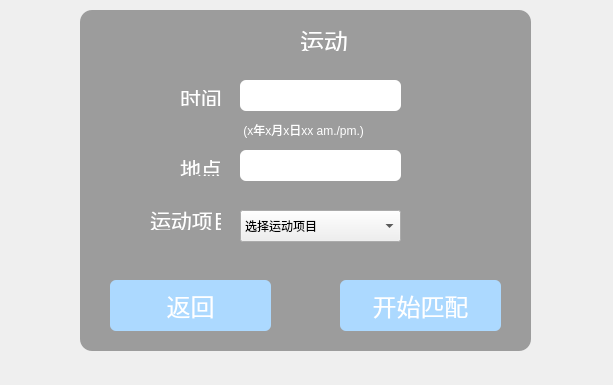
<?xml version="1.0" encoding="UTF-8"?>
<ui version="4.0">
 <class>sport</class>
 <widget class="QWidget" name="sport">
  <property name="geometry">
   <rect>
    <x>0</x>
    <y>0</y>
    <width>613</width>
    <height>385</height>
   </rect>
  </property>
  <property name="windowTitle">
   <string>Form</string>
  </property>
  <property name="styleSheet">
   <string notr="true">QFrame
{
	background-color: rgb(156, 156, 156);
     border-radius:12px;     
}
QLabel
{
color:white;
}
QLineEdit{
border-radius:6px;     
}
QPushButton{
	color: rgb(255, 255, 255);
border-radius:6px;     
	background-color: rgb(172, 217, 255);
}
QPushButton:pressed
{
	background-color: rgb(240, 213, 255);
}
</string>
  </property>
  <widget class="QFrame" name="frame">
   <property name="geometry">
    <rect>
     <x>80</x>
     <y>10</y>
     <width>451</width>
     <height>341</height>
    </rect>
   </property>
   <property name="frameShape">
    <enum>QFrame::StyledPanel</enum>
   </property>
   <property name="frameShadow">
    <enum>QFrame::Raised</enum>
   </property>
   <widget class="QWidget" name="widget" native="true">
    <property name="geometry">
     <rect>
      <x>150</x>
      <y>0</y>
      <width>211</width>
      <height>41</height>
     </rect>
    </property>
    <widget class="QLabel" name="label">
     <property name="geometry">
      <rect>
       <x>70</x>
       <y>10</y>
       <width>101</width>
       <height>41</height>
      </rect>
     </property>
     <property name="font">
      <font>
       <pointsize>18</pointsize>
      </font>
     </property>
     <property name="text">
      <string>运动</string>
     </property>
    </widget>
   </widget>
   <widget class="QLineEdit" name="lineEdit">
    <property name="geometry">
     <rect>
      <x>160</x>
      <y>70</y>
      <width>161</width>
      <height>31</height>
     </rect>
    </property>
   </widget>
   <widget class="QLabel" name="label_2">
    <property name="geometry">
     <rect>
      <x>100</x>
      <y>80</y>
      <width>60</width>
      <height>16</height>
     </rect>
    </property>
    <property name="font">
     <font>
      <pointsize>16</pointsize>
     </font>
    </property>
    <property name="text">
     <string>时间</string>
    </property>
   </widget>
   <widget class="QLabel" name="label_3">
    <property name="geometry">
     <rect>
      <x>100</x>
      <y>150</y>
      <width>60</width>
      <height>16</height>
     </rect>
    </property>
    <property name="font">
     <font>
      <pointsize>16</pointsize>
     </font>
    </property>
    <property name="text">
     <string>地点</string>
    </property>
   </widget>
   <widget class="QLineEdit" name="lineEdit_2">
    <property name="geometry">
     <rect>
      <x>160</x>
      <y>140</y>
      <width>161</width>
      <height>31</height>
     </rect>
    </property>
   </widget>
   <widget class="QLabel" name="label_4">
    <property name="geometry">
     <rect>
      <x>70</x>
      <y>200</y>
      <width>71</width>
      <height>20</height>
     </rect>
    </property>
    <property name="font">
     <font>
      <pointsize>16</pointsize>
     </font>
    </property>
    <property name="text">
     <string>运动项目</string>
    </property>
   </widget>
   <widget class="QPushButton" name="pushButton">
    <property name="geometry">
     <rect>
      <x>260</x>
      <y>270</y>
      <width>161</width>
      <height>51</height>
     </rect>
    </property>
    <property name="font">
     <font>
      <pointsize>18</pointsize>
     </font>
    </property>
    <property name="text">
     <string>开始匹配</string>
    </property>
   </widget>
   <widget class="QLabel" name="label_5">
    <property name="geometry">
     <rect>
      <x>160</x>
      <y>110</y>
      <width>201</width>
      <height>20</height>
     </rect>
    </property>
    <property name="text">
     <string> (x年x月x日xx am./pm.)</string>
    </property>
   </widget>
   <widget class="QComboBox" name="comboBox">
    <property name="geometry">
     <rect>
      <x>160</x>
      <y>200</y>
      <width>161</width>
      <height>32</height>
     </rect>
    </property>
    <item>
     <property name="text">
      <string>选择运动项目</string>
     </property>
    </item>
    <item>
     <property name="text">
      <string>篮球</string>
     </property>
    </item>
    <item>
     <property name="text">
      <string>足球</string>
     </property>
    </item>
    <item>
     <property name="text">
      <string>排球</string>
     </property>
    </item>
    <item>
     <property name="text">
      <string>网球</string>
     </property>
    </item>
    <item>
     <property name="text">
      <string>羽毛球</string>
     </property>
    </item>
    <item>
     <property name="text">
      <string>乒乓球</string>
     </property>
    </item>
    <item>
     <property name="text">
      <string>高尔夫</string>
     </property>
    </item>
    <item>
     <property name="text">
      <string>拳击</string>
     </property>
    </item>
    <item>
     <property name="text">
      <string>游泳</string>
     </property>
    </item>
    <item>
     <property name="text">
      <string>跑步</string>
     </property>
    </item>
    <item>
     <property name="text">
      <string>健身</string>
     </property>
    </item>
    <item>
     <property name="text">
      <string>滑板</string>
     </property>
    </item>
   </widget>
   <widget class="QPushButton" name="back2">
    <property name="geometry">
     <rect>
      <x>30</x>
      <y>270</y>
      <width>161</width>
      <height>51</height>
     </rect>
    </property>
    <property name="font">
     <font>
      <pointsize>18</pointsize>
     </font>
    </property>
    <property name="text">
     <string>返回</string>
    </property>
   </widget>
  </widget>
 </widget>
 <resources/>
 <connections/>
</ui>
